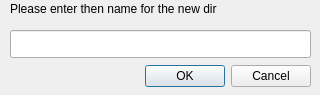
<?xml version="1.0" encoding="UTF-8"?>
<ui version="4.0">
 <class>mkdir_Dialog</class>
 <widget class="QDialog" name="mkdir_Dialog">
  <property name="geometry">
   <rect>
    <x>0</x>
    <y>0</y>
    <width>320</width>
    <height>95</height>
   </rect>
  </property>
  <property name="windowTitle">
   <string>Dialog</string>
  </property>
  <widget class="QDialogButtonBox" name="buttonBox">
   <property name="geometry">
    <rect>
     <x>10</x>
     <y>60</y>
     <width>301</width>
     <height>32</height>
    </rect>
   </property>
   <property name="orientation">
    <enum>Qt::Horizontal</enum>
   </property>
   <property name="standardButtons">
    <set>QDialogButtonBox::Cancel|QDialogButtonBox::Ok</set>
   </property>
  </widget>
  <widget class="QLineEdit" name="lineEdit">
   <property name="geometry">
    <rect>
     <x>10</x>
     <y>30</y>
     <width>301</width>
     <height>28</height>
    </rect>
   </property>
  </widget>
  <widget class="QLabel" name="label">
   <property name="geometry">
    <rect>
     <x>10</x>
     <y>0</y>
     <width>291</width>
     <height>18</height>
    </rect>
   </property>
   <property name="text">
    <string>Please enter then name for the new dir</string>
   </property>
  </widget>
 </widget>
 <resources/>
 <connections>
  <connection>
   <sender>buttonBox</sender>
   <signal>accepted()</signal>
   <receiver>mkdir_Dialog</receiver>
   <slot>accept()</slot>
   <hints>
    <hint type="sourcelabel">
     <x>248</x>
     <y>254</y>
    </hint>
    <hint type="destinationlabel">
     <x>157</x>
     <y>274</y>
    </hint>
   </hints>
  </connection>
  <connection>
   <sender>buttonBox</sender>
   <signal>rejected()</signal>
   <receiver>mkdir_Dialog</receiver>
   <slot>reject()</slot>
   <hints>
    <hint type="sourcelabel">
     <x>316</x>
     <y>260</y>
    </hint>
    <hint type="destinationlabel">
     <x>286</x>
     <y>274</y>
    </hint>
   </hints>
  </connection>
 </connections>
</ui>
